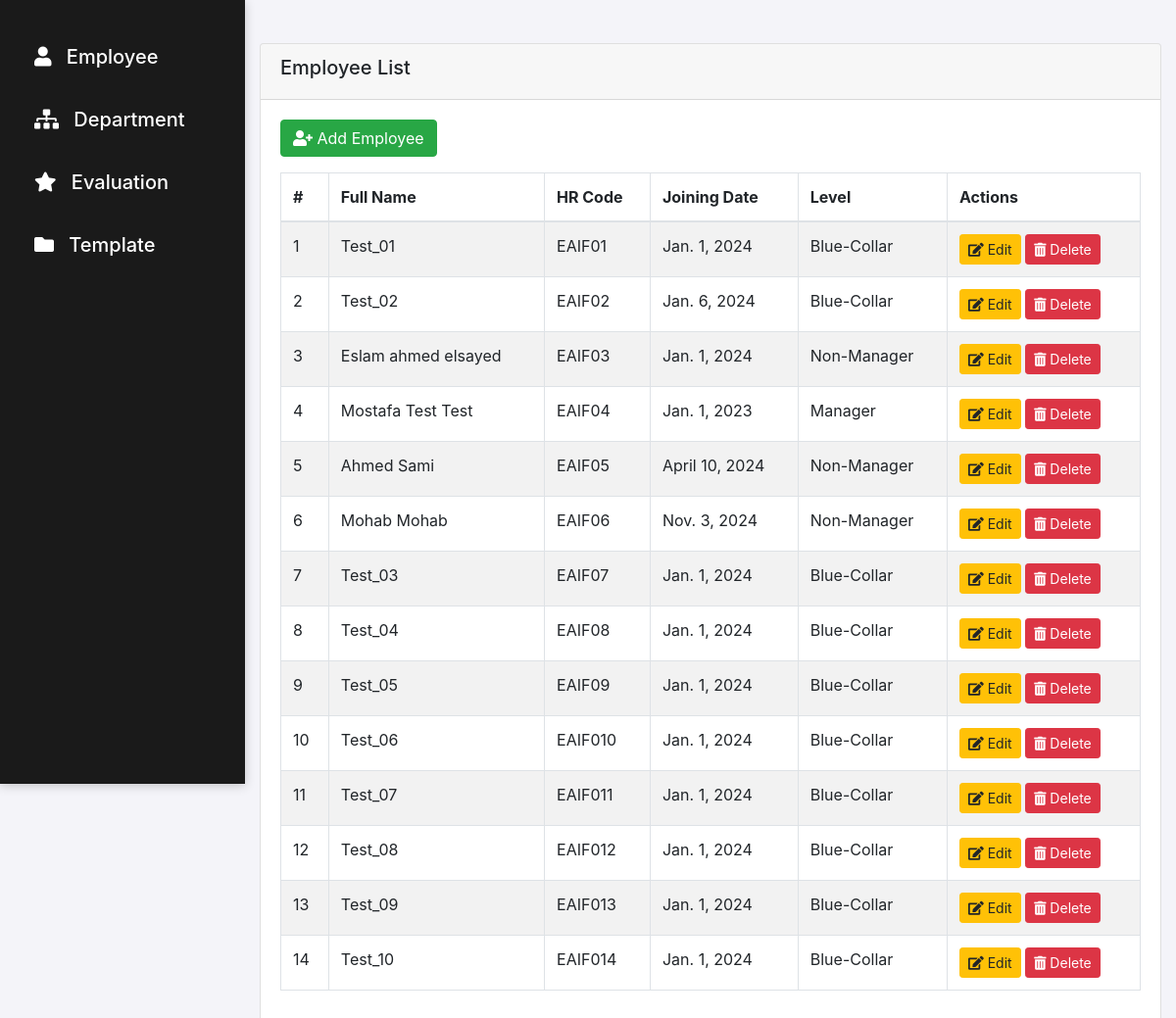
/employees/, run on the app's committed database.
### pms/models.py (models this page shows, shortened)
class Employee(models.Model):
    full_name = models.CharField(max_length=500)
    hr_code = models.CharField(max_length=50)
    joining_date = models.DateField()
    level = models.ForeignKey(Level, on_delete=models.CASCADE)

class Level(models.Model):
    name  = models.CharField(max_length=50)

### pms/views.py (the view)
# urls.py: path('employees/', employee_list, name='list_employees'),
def employee_list(request):
    employee = Employee.objects.all()
    return render(request, 'pms/list_employees.html', {'employees': employee})

### templates/pms/list_employees.html (shortened to what this page needs)
{% extends 'pms/base.html' %}
{% block body %}
<div class="container mt-4">
    <div class="card">
        <div class="card-header">
            <h5>Employee List</h5>
        </div>
        <div class="card-body">
            <a href="{% url 'add-employee' %}" class="btn btn-success mb-3"><i class="fas fa-user-plus"></i> Add Employee</a>
            <table class="table table-striped table-bordered">
                <thead>
                    <tr>
                        <th>#</th>
                        <th>Full Name</th>
                        <th>HR Code</th>
                        <th>Joining Date</th>
                        <th>Level</th>
                        <th>Actions</th>
                    </tr>
                </thead>
                <tbody>
                    {% for employee in employees %}
                        <tr>
                            <td>{{ forloop.counter }}</td>
                            <td>{{ employee.full_name }}</td>
                            <td>{{ employee.hr_code }}</td>
                            <td>{{ employee.joining_date }}</td>
                            <td>{{ employee.level.name }}</td>
                            <td>
                                <a href="" class="btn btn-warning btn-sm">
                                    <i class="fas fa-edit"></i> Edit
                                </a>
                                <a href="" class="btn btn-danger btn-sm" onclick="return confirm('Are you sure you want to delete this employee?');">
                                    <i class="fas fa-trash-alt"></i> Delete
                                </a>
                            </td>
                        </tr>
                    {% empty %}
                        <tr>
                            <td colspan="6" class="text-center">No employees found.</td>
                        </tr>
                    {% endfor %}
                </tbody>
            </table>
        </div>
    </div>
</div>
{% endblock %}

### templates/pms/base.html (style rules this page uses)
body { background-color: #f4f4f9; margin-left: 250px; }
.container { padding-top: 20px; }

### data on the page
Employee: full_name "Test_01", hr_code "EAIF01", joining_date "Jan. 1, 2024", level.name "Blue-Collar"
Employee: full_name "Test_02", hr_code "EAIF02", joining_date "Jan. 6, 2024", level.name "Blue-Collar"
Employee: full_name "Eslam ahmed elsayed", hr_code "EAIF03", joining_date "Jan. 1, 2024", level.name "Non-Manager"
Employee: full_name "Mostafa Test Test", hr_code "EAIF04", joining_date "Jan. 1, 2023", level.name "Manager"
Employee: full_name "Ahmed Sami", hr_code "EAIF05", joining_date "April 10, 2024", level.name "Non-Manager"
Employee: full_name "Mohab Mohab", hr_code "EAIF06", joining_date "Nov. 3, 2024", level.name "Non-Manager"
Employee: full_name "Test_03", hr_code "EAIF07", joining_date "Jan. 1, 2024", level.name "Blue-Collar"
Employee: full_name "Test_04", hr_code "EAIF08", joining_date "Jan. 1, 2024", level.name "Blue-Collar"
Employee: full_name "Test_05", hr_code "EAIF09", joining_date "Jan. 1, 2024", level.name "Blue-Collar"
Employee: full_name "Test_06", hr_code "EAIF010", joining_date "Jan. 1, 2024", level.name "Blue-Collar"
Employee: full_name "Test_07", hr_code "EAIF011", joining_date "Jan. 1, 2024", level.name "Blue-Collar"
Employee: full_name "Test_08", hr_code "EAIF012", joining_date "Jan. 1, 2024", level.name "Blue-Collar"
Employee: full_name "Test_09", hr_code "EAIF013", joining_date "Jan. 1, 2024", level.name "Blue-Collar"
Employee: full_name "Test_10", hr_code "EAIF014", joining_date "Jan. 1, 2024", level.name "Blue-Collar"
